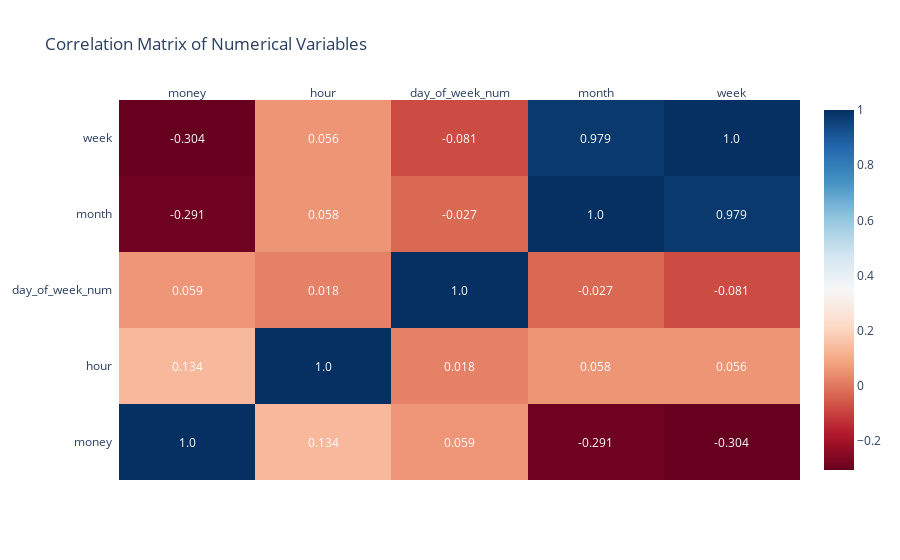

The code cell stored with this chart in its notebook:
### Markdown cell above
## 3. Statistical Analysis & Correlation

### Code cell
# Create numerical correlation matrix
numerical_cols = ['money', 'hour', 'day_of_week_num', 'month', 'week']
correlation_matrix = df_processed[numerical_cols].corr()

# Interactive correlation heatmap
fig = ff.create_annotated_heatmap(
    z=correlation_matrix.values,
    x=list(correlation_matrix.columns),
    y=list(correlation_matrix.index),
    annotation_text=correlation_matrix.round(3).values,
    showscale=True,
    colorscale='RdBu'
)
fig.update_layout(title='Correlation Matrix of Numerical Variables')
fig.show()

# --- Statistical Tests ---
print("📊 Statistical Analysis Results:")
print("=" * 50)

# Chi-square test for coffee type vs payment method
contingency_table = pd.crosstab(df_processed['coffee_name'], df_processed['cash_type'])
chi2, p_value, dof, expected = chi2_contingency(contingency_table)
print(f"Chi-square test (Coffee Type vs Payment Method):")
print(f"Chi-square statistic: {chi2:.4f}")
print(f"P-value: {p_value:.4f}")
print(f"Degrees of freedom: {dof}")
print(f"Significant association: {'Yes' if p_value < 0.05 else 'No'}\n")

# ANOVA for price differences across coffee types
coffee_groups = [df_processed[df_processed['coffee_name'] == coffee]['money'].values 
                for coffee in df_processed['coffee_name'].unique()]
f_stat, p_value_anova = stats.f_oneway(*coffee_groups)
print(f"ANOVA test (Price differences across coffee types):")
print(f"F-statistic: {f_stat:.4f}")
print(f"P-value: {p_value_anova:.4f}")
print(f"Significant differences: {'Yes' if p_value_anova < 0.05 else 'No'}\n")

# T-test for weekend vs weekday sales
weekend_sales = df_processed[df_processed['is_weekend']]['money']
weekday_sales = df_processed[~df_processed['is_weekend']]['money']
t_stat, p_value_ttest = stats.ttest_ind(weekend_sales, weekday_sales)
print(f"T-test (Weekend vs Weekday average transaction):")
print(f"T-statistic: {t_stat:.4f}")
print(f"P-value: {p_value_ttest:.4f}")
print(f"Significant difference: {'Yes' if p_value_ttest < 0.05 else 'No'}")
print(f"Weekend mean: ${weekend_sales.mean():.2f}")
print(f"Weekday mean: ${weekday_sales.mean():.2f}")

### Figure 1 — Plotly figure (JSON) as saved in the notebook; plotly's stock layout.template omitted (floating-point values rounded to 4 significant figures)
{"data": [{"colorscale": [[0, "rgb(103,0,31)"], [0.1, "rgb(178,24,43)"], [0.2, "rgb(214,96,77)"], [0.3, "rgb(244,165,130)"], [0.4, "rgb(253,219,199)"], [0.5, "rgb(247,247,247)"], [0.6, "rgb(209,229,240)"], [0.7, "rgb(146,197,222)"], [0.8, "rgb(67,147,195)"], [0.9, "rgb(33,102,172)"], [1, "rgb(5,48,97)"]], "reversescale": false, "showscale": true, "type": "heatmap", "x": ["money", "hour", "day_of_week_num", "month", "week"], "y": ["money", "hour", "day_of_week_num", "month", "week"], "z": [[1, 0.1338, 0.05937, -0.2914, -0.3043], [0.1338, 1, 0.01814, 0.05828, 0.05598], [0.05937, 0.01814, 1, -0.02668, -0.08074], [-0.2914, 0.05828, -0.02668, 1, 0.9789], [-0.3043, 0.05598, -0.08074, 0.9789, 1]]}], "layout": {"annotations": [{"font": {"color": "#FFFFFF"}, "showarrow": false, "text": "1.0", "x": "money", "xref": "x", "y": "money", "yref": "y"}, {"font": {"color": "#FFFFFF"}, "showarrow": false, "text": "0.134", "x": "hour", "xref": "x", "y": "money", "yref": "y"}, {"font": {"color": "#FFFFFF"}, "showarrow": false, "text": "0.059", "x": "day_of_week_num", "xref": "x", "y": "money", "yref": "y"}, {"font": {"color": "#FFFFFF"}, "showarrow": false, "text": "-0.291", "x": "month", "xref": "x", "y": "money", "yref": "y"}, {"font": {"color": "#FFFFFF"}, "showarrow": false, "text": "-0.304", "x": "week", "xref": "x", "y": "money", "yref": "y"}, {"font": {"color": "#FFFFFF"}, "showarrow": false, "text": "0.134", "x": "money", "xref": "x", "y": "hour", "yref": "y"}, {"font": {"color": "#FFFFFF"}, "showarrow": false, "text": "1.0", "x": "hour", "xref": "x", "y": "hour", "yref": "y"}, {"font": {"color": "#FFFFFF"}, "showarrow": false, "text": "0.018", "x": "day_of_week_num", "xref": "x", "y": "hour", "yref": "y"}, {"font": {"color": "#FFFFFF"}, "showarrow": false, "text": "0.058", "x": "month", "xref": "x", "y": "hour", "yref": "y"}, {"font": {"color": "#FFFFFF"}, "showarrow": false, "text": "0.056", "x": "week", "xref": "x", "y": "hour", "yref": "y"}, {"font": {"color": "#FFFFFF"}, "showarrow": false, "text": "0.059", "x": "money", "xref": "x", "y": "day_of_week_num", "yref": "y"}, {"font": {"color": "#FFFFFF"}, "showarrow": false, "text": "0.018", "x": "hour", "xref": "x", "y": "day_of_week_num", "yref": "y"}, {"font": {"color": "#FFFFFF"}, "showarrow": false, "text": "1.0", "x": "day_of_week_num", "xref": "x", "y": "day_of_week_num", "yref": "y"}, {"font": {"color": "#FFFFFF"}, "showarrow": false, "text": "-0.027", "x": "month", "xref": "x", "y": "day_of_week_num", "yref": "y"}, {"font": {"color": "#FFFFFF"}, "showarrow": false, "text": "-0.081", "x": "week", "xref": "x", "y": "day_of_week_num", "yref": "y"}, {"font": {"color": "#FFFFFF"}, "showarrow": false, "text": "-0.291", "x": "money", "xref": "x", "y": "month", "yref": "y"}, {"font": {"color": "#FFFFFF"}, "showarrow": false, "text": "0.058", "x": "hour", "xref": "x", "y": "month", "yref": "y"}, {"font": {"color": "#FFFFFF"}, "showarrow": false, "text": "-0.027", "x": "day_of_week_num", "xref": "x", "y": "month", "yref": "y"}, {"font": {"color": "#FFFFFF"}, "showarrow": false, "text": "1.0", "x": "month", "xref": "x", "y": "month", "yref": "y"}, {"font": {"color": "#FFFFFF"}, "showarrow": false, "text": "0.979", "x": "week", "xref": "x", "y": "month", "yref": "y"}, {"font": {"color": "#FFFFFF"}, "showarrow": false, "text": "-0.304", "x": "money", "xref": "x", "y": "week", "yref": "y"}, {"font": {"color": "#FFFFFF"}, "showarrow": false, "text": "0.056", "x": "hour", "xref": "x", "y": "week", "yref": "y"}, {"font": {"color": "#FFFFFF"}, "showarrow": false, "text": "-0.081", "x": "day_of_week_num", "xref": "x", "y": "week", "yref": "y"}, {"font": {"color": "#FFFFFF"}, "showarrow": false, "text": "0.979", "x": "month", "xref": "x", "y": "week", "yref": "y"}, {"font": {"color": "#FFFFFF"}, "showarrow": false, "text": "1.0", "x": "week", "xref": "x", "y": "week", "yref": "y"}], "title": {"text": "Correlation Matrix of Numerical Variables"}, "xaxis": {"dtick": 1, "gridcolor": "rgb(0, 0, 0)", "side": "top", "ticks": ""}, "yaxis": {"dtick": 1, "ticks": "", "ticksuffix": "  "}}}
